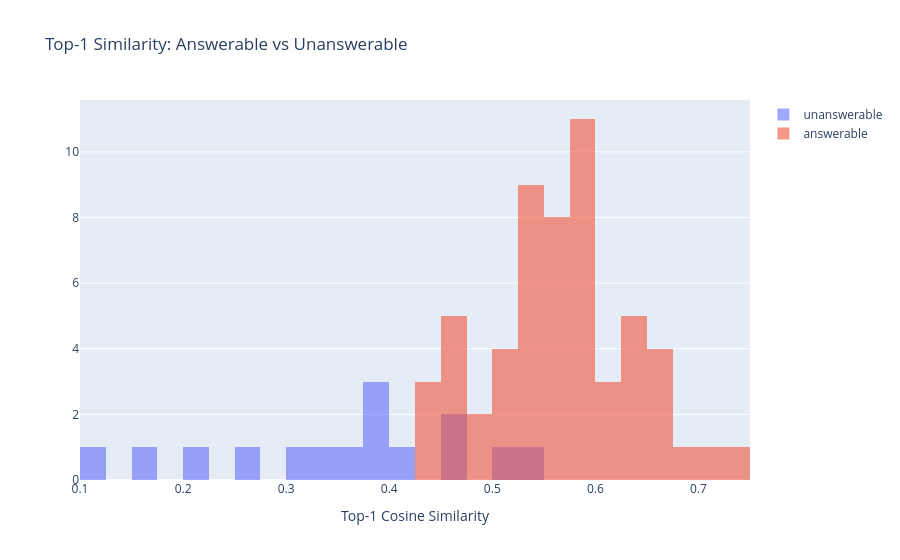

The cell this chart's notebook holds for it:
### Code cell
# --- Confidence-cutoff sweep: where should MIN_SIM sit? ---
sec = results[results.strategy == "page"]

fig = go.Figure()
for ans, g in sec.groupby("answerable"):
    fig.add_histogram(x=g.top_sim,
                      name="answerable" if ans else "unanswerable",
                      opacity=0.6,
                      xbins=dict(start=0,
                                 end=1,
                                 size=0.025))
# show once, after BOTH histograms are added (was inside the loop: figure rendered twice,
# the first time with only one trace)
fig.update_layout(barmode="overlay",
                  title="Top-1 Similarity: Answerable vs Unanswerable",
                  xaxis_title="Top-1 Cosine Similarity").show()

# For each candidate cutoff: fraction of answerable questions kept vs unanswerable rejected
display(pd.DataFrame([{
    'strategy': s, 'cutoff': t,
    'answerable kept': (g[g.answerable].top_sim >= t).mean(),
    'unanswerable rejected': (g[~g.answerable].top_sim < t).mean()}
    for s, g in results.groupby('strategy')
    for t in np.arange(0.30, 0.61, 0.05).round(2)]).pivot(index='cutoff', columns='strategy'))

### Figure 1 — Plotly figure (JSON) as saved in the notebook; plotly's stock layout.template omitted (floating-point values rounded to 4 significant figures)
{"data": [{"name": "unanswerable", "opacity": 0.6, "type": "histogram", "x": [0.3312, 0.1045, 0.4212, 0.3046, 0.2146, 0.3673, 0.4692, 0.5289, 0.4742, 0.3956, 0.5087, 0.263, 0.3842, 0.3775, 0.1589], "xbins": {"end": 1, "size": 0.025, "start": 0}}, {"name": "answerable", "opacity": 0.6, "type": "histogram", "x": [0.447, 0.5777, 0.4978, 0.5005, 0.5416, 0.5448, 0.5815, 0.6638, 0.4595, 0.5991, 0.4656, 0.5201, 0.6439, 0.5639, 0.5532, 0.5631, 0.5324, 0.4745, 0.4667, 0.6441, 0.6574, 0.5712, 0.5757, 0.554, 0.5725, 0.6347, 0.5338, 0.6266, 0.5889, 0.5089, 0.5773, 0.5817, 0.5971, 0.541, 0.6819, 0.7179, 0.6228, 0.5838, 0.6119, 0.65, 0.5538, 0.6064, 0.7328, 0.5807, 0.5594, 0.5318, 0.5476, 0.6524, 0.4791, 0.5803, 0.5448, 0.4278, 0.6295, 0.447, 0.4698, 0.538, 0.5156], "xbins": {"end": 1, "size": 0.025, "start": 0}}], "layout": {"barmode": "overlay", "title": {"text": "Top-1 Similarity: Answerable vs Unanswerable"}, "xaxis": {"title": {"text": "Top-1 Cosine Similarity"}}}}
